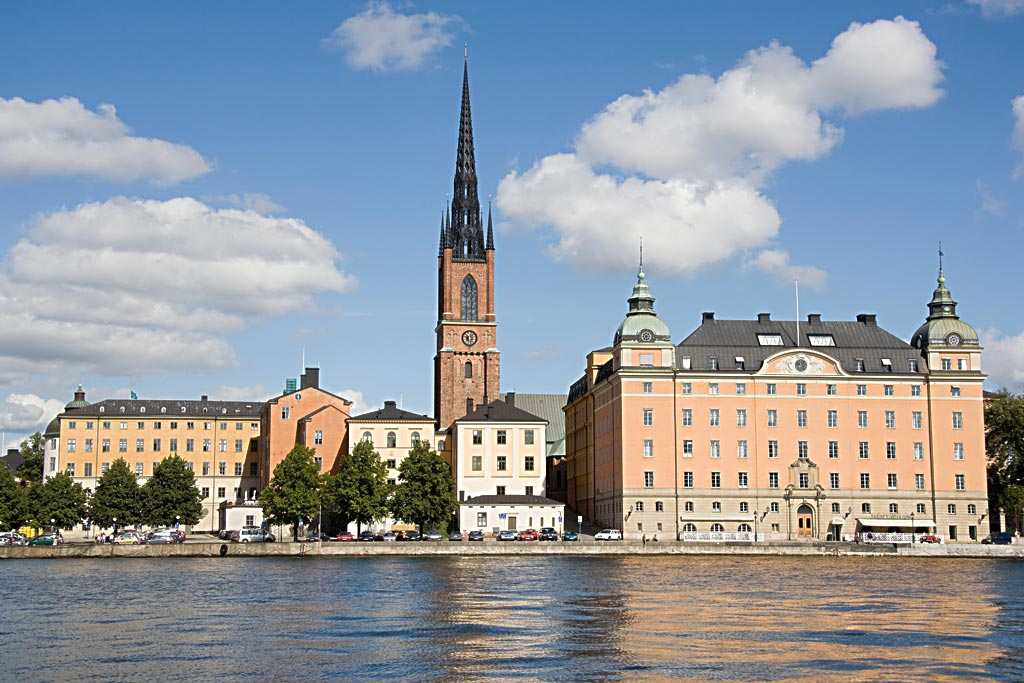
%> input picture images/image.jpg, 1024 x 683 px
$ octave finer_resolution_1.m   (GNU Octave 9; MATLAB toolbox functions it lacks are replaced by stand-ins)
%> lines starting %> are read from the running program, lines starting %| are printed output that depends on the picture
IM=imread('image.jpg');
%> IM is the input picture: size 683x1024x3 uint8; mean R, G, B 142.1, 150.6, 160
IM=rgb2gray(IM);
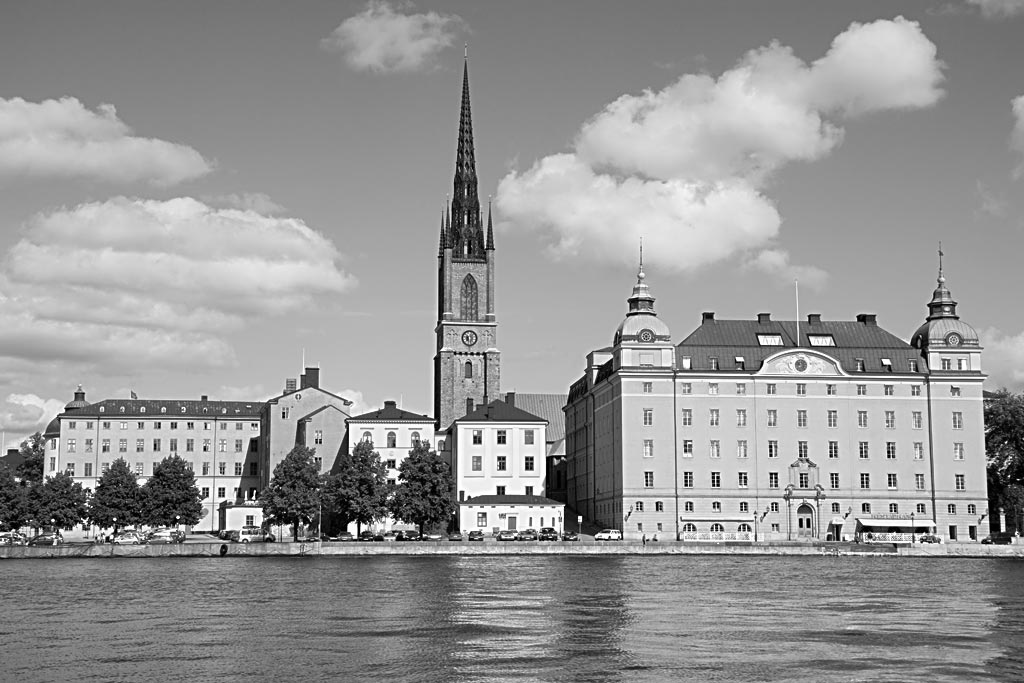
%> IM: size 683x1024 uint8; min 0, max 255, mean 149.1
IM=imresize(IM,0.5);
%> IM: size 342x512 uint8
figure,imshow(IM);

%Generate black space outside of the picture
temp=zeros(742,912,'uint8');
for x=201:542
    for y=201:712
        temp(x,y)=IM(x-200,y-200);
    end
end
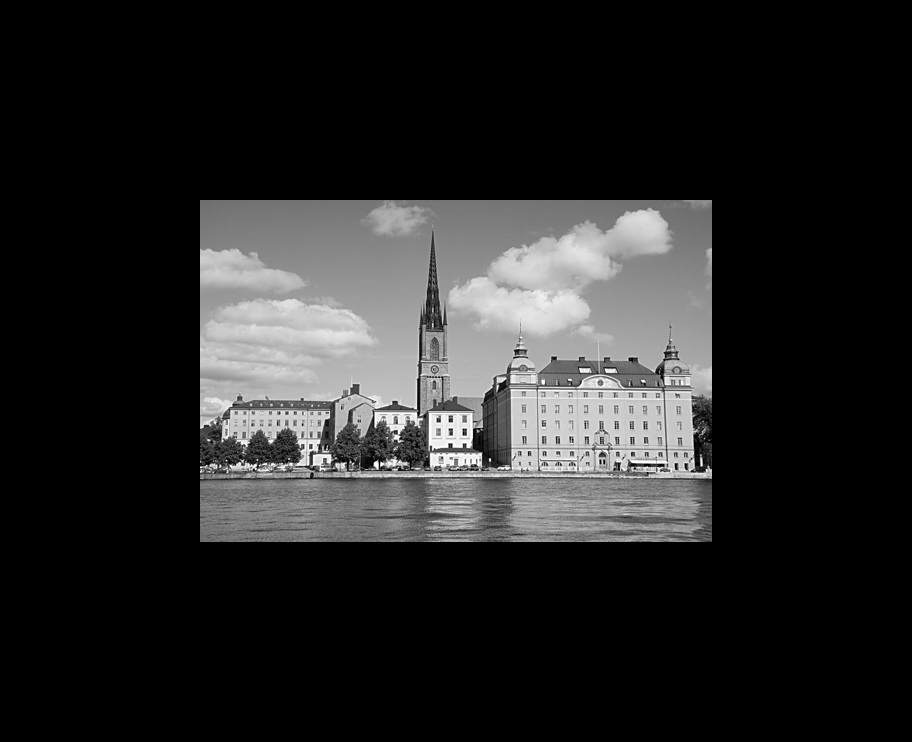
%> temp: size 742x912 uint8; min 0, max 255, mean 38.6

IM=zeros(742,912,'uint8');
for x=1:742
    for y=1:912
        IM(x,y)=temp(x,y);
    end
end

figure,imshow(IM);

%Generate randon angles
fai=2*pi*rand(742,912,'double');

%get the frequency domain of the sharp image, simulate the experimental
%diffraction pattern
FFT_IM=fft2(IM);
FFT_IM=fftshift(FFT_IM);
FFT_IM=abs(FFT_IM);
% [13 lines of commented-out code are left out]
FFT_IM_new=FFT_IM.*exp(1i*fai);
IM_new=abs(ifft2(FFT_IM_new));
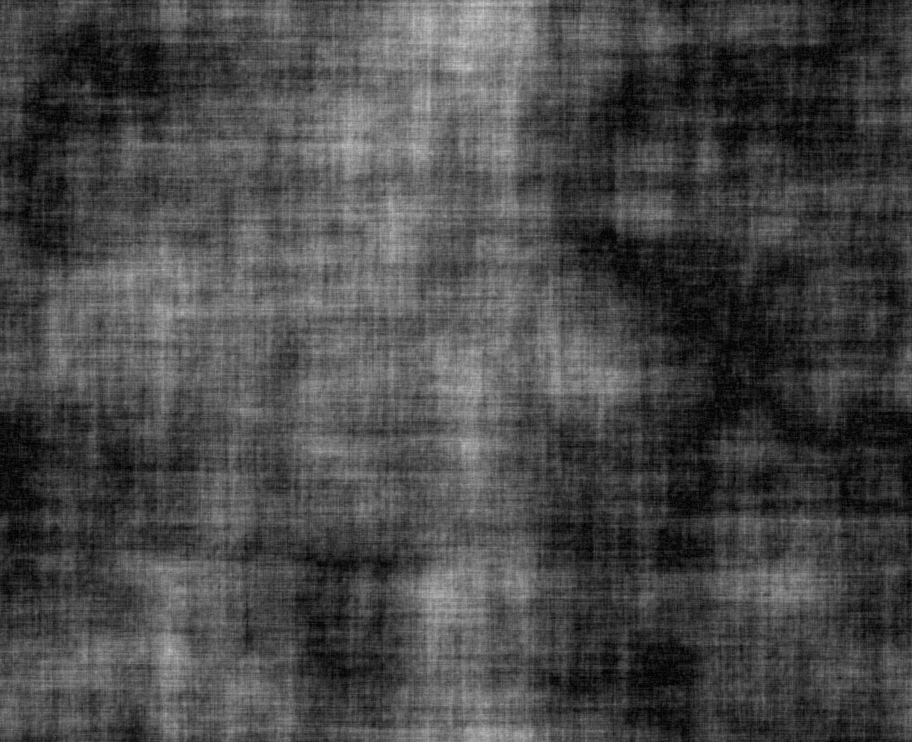
%> IM_new: size 742x912 double; min 0.0929, max 201.6, mean 72.2
%imshow(IM_new,[]);

%Iteration between the real space and reciprocal space
Iteration=10000;
%> (the run ends here)
